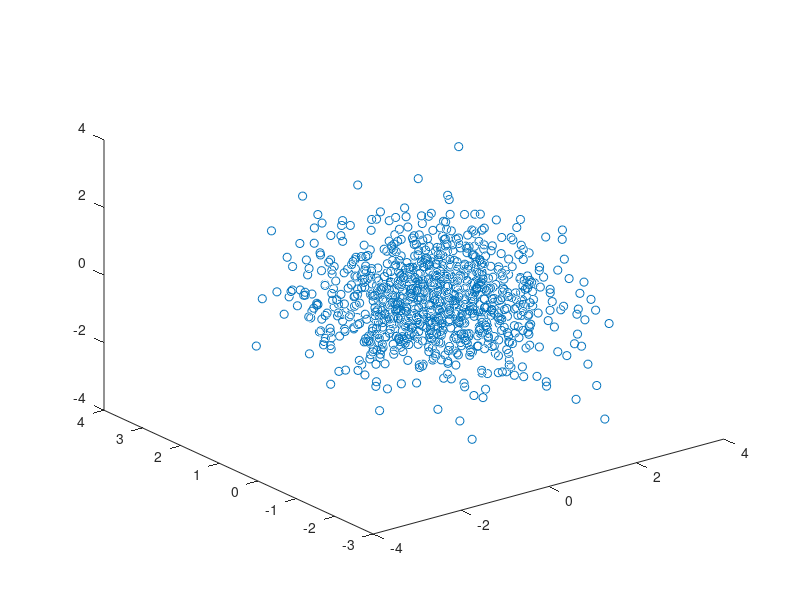

Write MATLAB code to recreate this figure.
% simulacion de datos Norm(mu,sigma^2)
    % parametros
    mu = 3.5;
    sigma = 0.2;
    % simualcion de X~Norm(mu,sigma^2)
    data01 = mu + sigma*randn(1000,1);
    figure
    hist(data01)
    

%% simulacion de datos Norm(0,1)
    % simalacion normal estadar con 3 dimenciones
    data04 = randn(1000,3);
    % grafica 3D
    plot3(data04(:,1),data04(:,2),data04(:,3),'o')